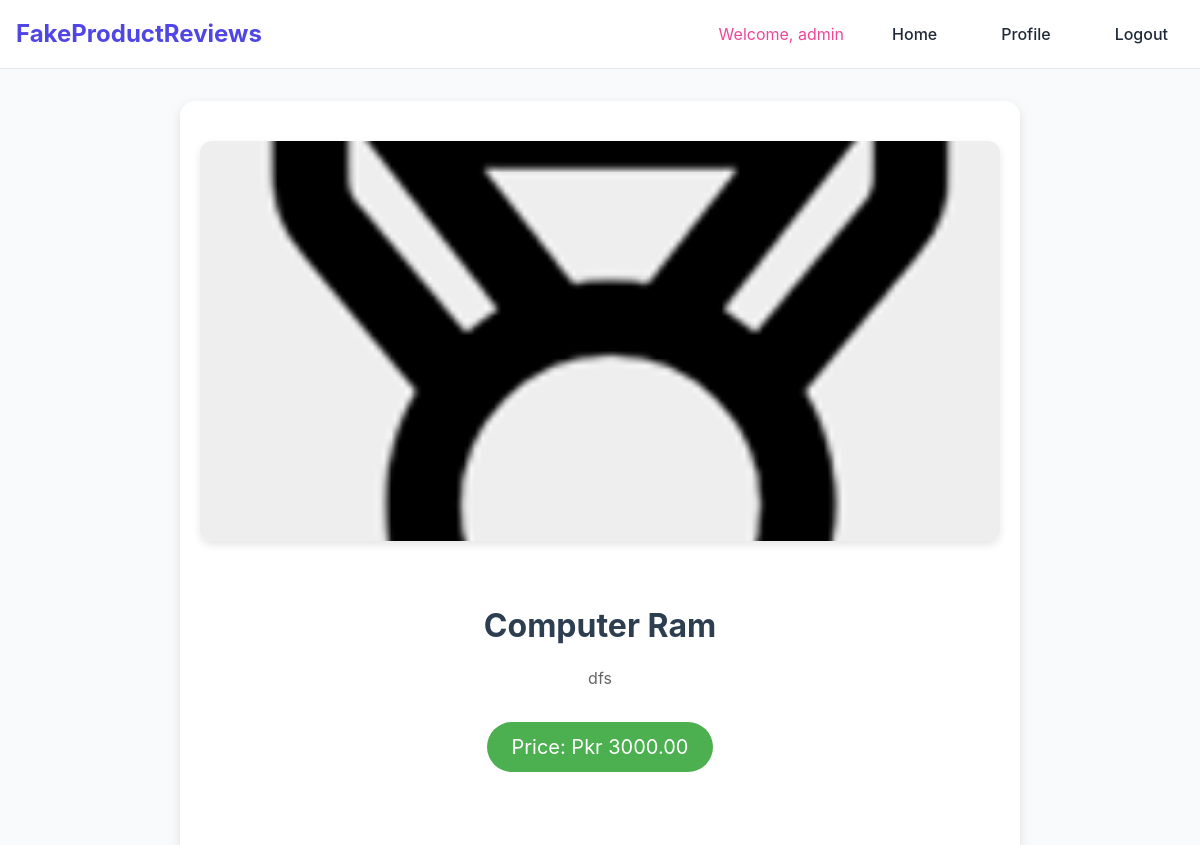
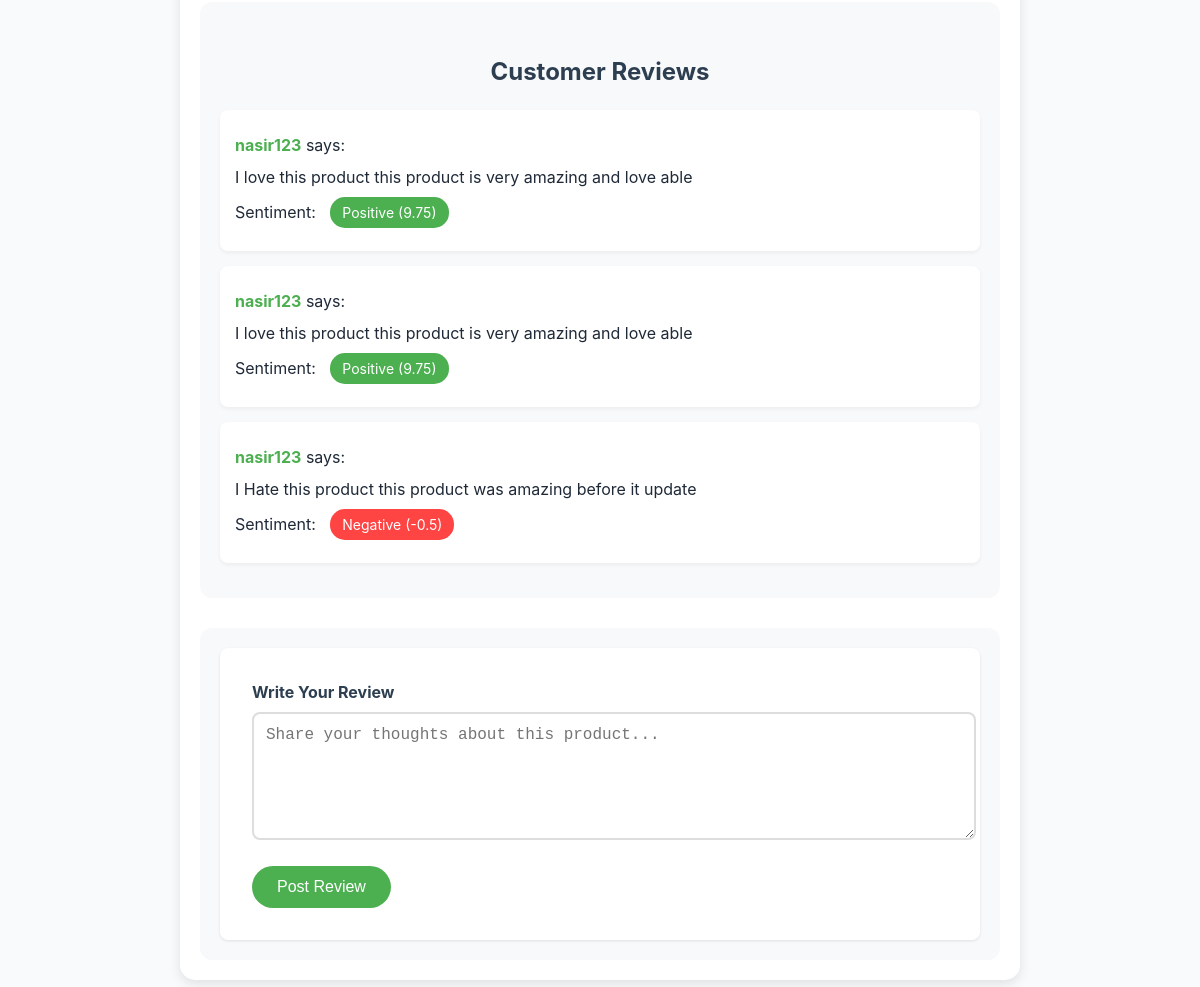
The page /product/1/ (signed in) on the database its author committed (2 pictures, top to bottom).
### myapp/models.py (models this page shows, shortened)
class Product(models.Model):
    productid = models.AutoField(primary_key=True)
    name = models.CharField(max_length=255)  # Renamed from title
    description = models.TextField()
    picture = models.ImageField(upload_to='product_images/', null=True, blank=True)  # New field
    price = models.DecimalField(max_digits=10, decimal_places=2)  # New field
    quantity = models.PositiveIntegerField()  # New field
    added_date = models.DateTimeField(default=timezone.now)

class Comment(models.Model):
    commentid = models.AutoField(primary_key=True)
    product = models.ForeignKey('Product', related_name='comments', on_delete=models.CASCADE)
    username = models.CharField(max_length=150)
    text = models.TextField()
    comment_date = models.DateTimeField(default=timezone.now)
    sentiment_score = models.FloatField(null=True, blank=True)
    sentiment_label = models.CharField(max_length=10, null=True, blank=True)
    ip_address = models.GenericIPAddressField(default='0.0.0.0')  # New field to track IP address

### myapp/views.py (the view, shortened to what this page needs)
# urls.py: path('product/<int:product_id>/', views.product_details, name='product_details'),
def product_details(request, product_id):
    product = get_object_or_404(Product, productid=product_id)
    username = request.session.get('username')
    if not username:
        return redirect('login')  # Redirect to login page if not logged in
    comments = product.comments.all()
    return render(request, 'product_details.html', {
        'username': username,
        'product': product,
        'comments': comments
    })

### templates/product_details.html (shortened to what this page needs)
{% extends "base.html" %}
{% block content %}
<div class="product-details">
    <div class="product-image">
        <img src="{{ product.picture.url }}" alt="{{ product.name }}" class="img-fluid">
    </div>
    <div class="product-info">
        <h1>{{ product.name }}</h1>
        <p>{{ product.description }}</p>
        <div class="price">Price: Pkr {{ product.price }}</div>
    </div>
    <div class="comments">
        <h4>Customer Reviews</h4>
        {% for comment in comments %}
        <div class="comment">
            <p><strong>{{ comment.username }}</strong> says:</p>
            <p>{{ comment.text }}</p>
            <p>
                Sentiment:
                <span class="sentiment
                    {% if comment.sentiment_label == 'Positive' %}sentiment-positive
                    {% elif comment.sentiment_label == 'Negative' %}sentiment-negative
                    {% else %}sentiment-neutral{% endif %}">
                    {{ comment.sentiment_label }} ({{ comment.sentiment_score }})
                </span>
            </p>
        </div>
        {% empty %}
        <p>No reviews yet. Be the first to share your thoughts!</p>
        {% endfor %}
    </div>
    {% if username %}
    <div class="comment-form">
        <form method="POST" action="{% url 'product_details' product.productid %}">
            <div class="form-group">
                <label for="text">Write Your Review</label>
                <textarea id="text" name="text" required placeholder="Share your thoughts about this product..."></textarea>
            </div>
            <button type="submit" class="btn-primary">Post Review</button>
        </form>
    </div>
    {% else %}
    <div class="login-message">
        <p>Want to share your thoughts? <a href="{% url 'login' %}">Log in</a> to post a review!</p>
    </div>
    {% endif %}
</div>
{% endblock %}

### templates/base.html (style rules this page uses)
:root { --primary-color: #4f46e5; --primary-hover: #4338ca; --success-color: #22c55e; --error-color: #ef4444; --warning-color: #f59e0b; --text-dark: #1f2937; --text-light: #6b7280; --background-light: #f9fafb; }
body { font-family: 'Inter', system-ui, -apple-system, sans-serif; margin: 0; padding: 0; background-color: var(--background-light); color: var(--text-dark); line-height: 1.5; }
form { background: white; padding: 2rem; border-radius: 0.5rem; box-shadow: 0 1px 3px rgba(0, 0, 0, 0.1); }
.form-group { margin-bottom: 1.5rem; }
label { display: block; margin-bottom: 0.5rem; font-weight: 500; color: var(--text-dark); }
input, textarea, select { width: 100%; padding: 0.75rem; border: 1px solid #e5e7eb; border-radius: 0.375rem; font-size: 1rem; transition: border-color 0.2s; }
button { background-color: var(--primary-color); color: white; padding: 0.75rem 1.5rem; border: none; border-radius: 0.375rem; font-weight: 500; cursor: pointer; transition: background-color 0.2s; }

### templates/product_details.html (style rules this page uses)
.product-details { max-width: 800px; margin: 30px auto; padding: 20px; background-color: white; border-radius: 15px; box-shadow: 0 4px 12px rgba(0,0,0,0.1); }
.product-image { width: 100%; height: 400px; overflow: hidden; border-radius: 12px; margin: 20px 0; box-shadow: 0 4px 8px rgba(0,0,0,0.1); }
.img-fluid { width: 100%; height: 100%; object-fit: cover; transition: transform 0.5s ease; }
.product-info { padding: 20px; text-align: center; }
.product-info h1 { color: #2c3e50; font-size: 32px; margin-bottom: 15px; }
.product-info p { color: #666; line-height: 1.6; margin-bottom: 15px; }
.price { background-color: #4CAF50; color: white; padding: 10px 25px; border-radius: 25px; display: inline-block; font-size: 20px; margin: 15px 0; }
.comments { margin-top: 40px; padding: 20px; background-color: #f8f9fa; border-radius: 12px; }
.comments h4 { color: #2c3e50; font-size: 24px; margin-bottom: 20px; text-align: center; }
.comment { background-color: white; padding: 15px; margin-bottom: 15px; border-radius: 8px; box-shadow: 0 2px 4px rgba(0,0,0,0.05); }
.comment p { margin: 8px 0; }
.comment strong { color: #4CAF50; }
.sentiment { display: inline-block; padding: 5px 12px; border-radius: 15px; font-size: 14px; margin-left: 10px; }
.sentiment-positive { background-color: #4CAF50; color: white; }
.sentiment-negative { background-color: #ff4444; color: white; }
.comment-form { margin-top: 30px; padding: 20px; background-color: #f8f9fa; border-radius: 12px; }
.form-group { margin-bottom: 20px; }
label { display: block; color: #2c3e50; margin-bottom: 8px; font-weight: bold; }
textarea { width: 100%; padding: 12px; border: 2px solid #ddd; border-radius: 8px; min-height: 100px; font-size: 16px; }
.btn-primary { background-color: #4CAF50; color: white; padding: 12px 25px; border: none; border-radius: 25px; cursor: pointer; font-size: 16px; transition: background-color 0.3s ease; }

### rows shown on the page
Product: picture (picture), name "Computer Ram", description "dfs", price "3000.00"
Comment: username "nasir123", text "I love this product this product is very amazing and love able", sentiment_label "Positive", sentiment_score "9.75"
Comment: username "nasir123", text "I love this product this product is very amazing and love able", sentiment_label "Positive", sentiment_score "9.75"
Comment: username "nasir123", text "I Hate this product this product was amazing before it update", sentiment_label "Negative", sentiment_score "-0.5"

### other values the page prints
{{ request.session.username }} "admin"
